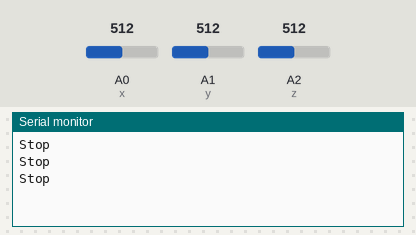
Simulated run of this sketch. Board: Arduino Uno, built with avr-gcc and run on an emulated ATmega328P. Parts: the last lines printed to the serial monitor. Inputs (shaded band) come from the test bench; at power-on: A0 (x) = 512, A1 (y) = 512, A2 (z) = 512. No radio packets arrive unless stated.

Above: at 1.2 s.
1.3 s: A0 (x) set to 548
2.8 s: A0 (x) set to 573
At 3.3 s:
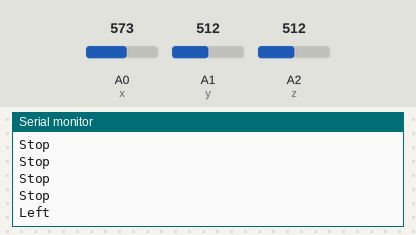
4.9 s: A1 (y) set to 546
At 5.6 s:
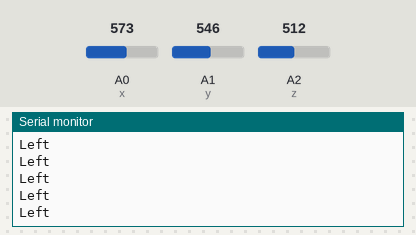
6.4 s: A1 (y) set to 573
At 7.1 s:
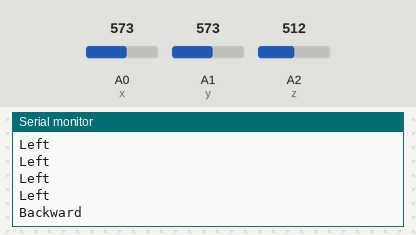

Measured:
- the behaviour switches between 561 and 562 on A0 (x) (found by bisection; images 0 and 1)
- the behaviour switches between 561 and 562 on A1 (y) (found by bisection; images 2 and 3)
- after the input at 2.8 s, the serial monitor: prints a new line after 0.06 s (image 1)
- after the input at 6.4 s, the serial monitor: prints a new line after 0.39 s (image 3)

The sketch:

tansmitter.ino
```cpp
#include <VirtualWire.h>

#define x A0
#define y A1
#define z A2

char *data;

int x_val;
int y_val;
int z_val;

int x_val2;
int y_val2;
int z_val2;

void setup()
{
    vw_set_tx_pin(12);
    vw_setup(2000);

    pinMode(x, INPUT);
    pinMode(y, INPUT);
    pinMode(z, INPUT);

    Serial.begin(9600);

    // Store initial sensor position
    x_val2 = analogRead(x);
    y_val2 = analogRead(y);
    z_val2 = analogRead(z);
}

void loop()
{
    // Read current sensor values
    x_val = analogRead(x);
    y_val = analogRead(y);
    z_val = analogRead(z);

    // Calculate change from initial position
    int x_axis = x_val - x_val2;
    int y_axis = y_val - y_val2;
    int z_axis = z_val - z_val2;

    // Backward
    if (y_axis >= 50)
    {
        data = "b";

        vw_send((uint8_t *)data, strlen(data));
        vw_wait_tx();

        Serial.println("Backward");
    }

    // Forward
    else if (y_axis <= -50)
    {
        data = "f";

        vw_send((uint8_t *)data, strlen(data));
        vw_wait_tx();

        Serial.println("Forward");
    }

    // Left
    else if (x_axis >= 50)
    {
        data = "l";

        vw_send((uint8_t *)data, strlen(data));
        vw_wait_tx();

        Serial.println("Left");
    }

    // Right
    else if (x_axis <= -50)
    {
        data = "r";

        vw_send((uint8_t *)data, strlen(data));
        vw_wait_tx();

        Serial.println("Right");
    }

    // Stop
    else
    {
        data = "s";

        vw_send((uint8_t *)data, strlen(data));
        vw_wait_tx();

        Serial.println("Stop");
    }

    delay(500);
}
```
